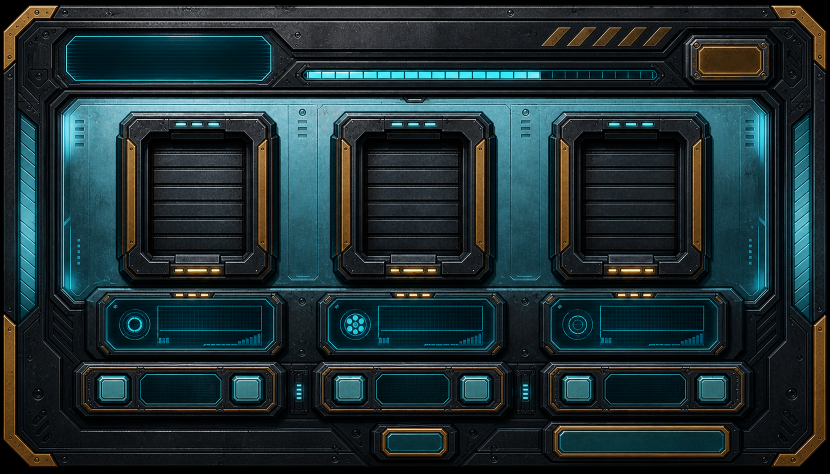
#> input picture src/assets/gui/gate-balance/image2-sources/gate_balance_overlay_image2_source_v2_original.png, 1659 x 948 px (shown at 1/2 size)
$ python compose-gate-balance-image2-gui-v3.py
#> lines starting #> are read from the running program, lines starting #| are printed output that depends on the picture; after the words box and inside, x2 and y2 are one past the last pixel; in counts of white or black regions, pixels touching at a corner belong together
#!/usr/bin/env python3
"""Compose gate-balance GUI v3 from transparent Image2 parts.

V2 used the complete Image2 picture as a poster-like background, then overlaid
live React state. That made numeric controls drift visually. V3 cuts the source
into transparent functional parts and records the exact local slots for live
labels, numbers, and buttons.
"""

from __future__ import annotations

import json
from pathlib import Path

from PIL import Image, ImageDraw


ROOT = Path(__file__).resolve().parents[2]
GUI_DIR = ROOT / "src/assets/gui/gate-balance"
SRC_DIR = GUI_DIR / "image2-sources"
REPORT_DIR = ROOT / "src/assets/manifests/reports"

SOURCE = SRC_DIR / "gate_balance_overlay_image2_source_v2_original.png"
FRAME = GUI_DIR / "gate_balance_overlay_frame_image2_v3.png"
PARTS = GUI_DIR / "gate_balance_overlay_parts_image2_v3.png"
REGIONS = GUI_DIR / "gate_balance_overlay_parts_image2_v3.regions.json"
LAYOUT = GUI_DIR / "gate_balance_overlay_layout_v3.json"
CONTACT = REPORT_DIR / "gate_balance_gui_image2_contact_sheet_v3.png"
CLIPS_DIR = GUI_DIR / "clips-v3"

CANVAS = [1792, 1024]

RECTS = {
    "gateLeft": [225, 220, 340, 360],
    "gateMid": [655, 220, 350, 360],
    "gateRight": [1088, 220, 350, 360],
    "gaugeSeal": [192, 590, 390, 125],
    "gaugeTrack": [635, 590, 390, 125],
    "gaugeTemp": [1078, 590, 390, 125],
    "controlLeft": [158, 720, 410, 120],
    "controlMid": [638, 720, 410, 120],
    "controlRight": [1082, 720, 410, 120],
    "resetButton": [765, 850, 135, 72],
    "lockButton": [1090, 850, 430, 72],
    "closeButton": [1372, 80, 170, 86],
    "syncBar": [608, 138, 820, 42],
}

GATE_SLOTS = {
    "gateLeftLabel": [286, 242, 112, 28],
    "gateLeftFill": [304, 314, 152, 118],
    "gateLeftHint": [328, 448, 104, 30],
    "gateMidLabel": [724, 242, 112, 28],
    "gateMidFill": [742, 314, 152, 118],
    "gateMidHint": [766, 448, 104, 30],
    "gateRightLabel": [1157, 242, 112, 28],
    "gateRightFill": [1175, 314, 152, 118],
    "gateRightHint": [1199, 448, 104, 30],
}

GAUGE_SLOTS = {
    "gaugeSealLabel": [222, 592, 120, 28],
    "gaugeSealBadge": [480, 592, 112, 28],
    "gaugeSealBar": [330, 632, 238, 18],
    "gaugeSealValue": [330, 654, 238, 24],
    "gaugeTrackLabel": [706, 592, 120, 28],
    "gaugeTrackBadge": [964, 592, 112, 28],
    "gaugeTrackBar": [814, 632, 238, 18],
    "gaugeTrackValue": [814, 654, 238, 24],
    "gaugeTempLabel": [1188, 592, 120, 28],
    "gaugeTempBadge": [1446, 592, 112, 28],
    "gaugeTempBar": [1296, 632, 238, 18],
    "gaugeTempValue": [1296, 654, 238, 24],
}

CONTROL_SLOTS = {
    "controlLeftMinus": [190, 756, 60, 60],
    "controlLeftLabel": [282, 760, 184, 20],
    "controlLeftValue": [282, 782, 184, 34],
    "controlLeftPlus": [476, 756, 60, 60],
    "controlMidMinus": [670, 756, 60, 60],
    "controlMidLabel": [762, 760, 184, 20],
    "controlMidValue": [762, 782, 184, 34],
    "controlMidPlus": [956, 756, 60, 60],
    "controlRightMinus": [1114, 756, 60, 60],
    "controlRightLabel": [1206, 760, 184, 20],
    "controlRightValue": [1206, 782, 184, 34],
    "controlRightPlus": [1400, 756, 60, 60],
}


def crop(image: Image.Image, rect: list[int]) -> Image.Image:
    x, y, w, h = rect
    return image.crop((x, y, x + w, y + h))


def rounded_mask(size: tuple[int, int], radius: int) -> Image.Image:
    mask = Image.new("L", size, 0)
    ImageDraw.Draw(mask).rounded_rectangle((0, 0, size[0] - 1, size[1] - 1), radius=radius, fill=255)
    return mask


def chamfer_mask(size: tuple[int, int], chamfer: int) -> Image.Image:
    w, h = size
    c = min(chamfer, w // 3, h // 3)
    mask = Image.new("L", size, 0)
    ImageDraw.Draw(mask).polygon(
        [(c, 0), (w - c, 0), (w, c), (w, h - c), (w - c, h), (c, h), (0, h - c), (0, c)],
        fill=255,
    )
    return mask


def part_mask(size: tuple[int, int], kind: str, amount: int) -> Image.Image:
    if kind == "chamfer":
        return chamfer_mask(size, amount)
    return rounded_mask(size, amount)


PART_DEFS = [
    ("gate_left_idle", "gateLeft", (0, 0), "chamfer", 34),
    ("gate_mid_idle", "gateMid", (370, 0), "chamfer", 34),
    ("gate_right_idle", "gateRight", (750, 0), "chamfer", 34),
    ("gauge_seal", "gaugeSeal", (0, 390), "chamfer", 24),
    ("gauge_track", "gaugeTrack", (420, 390), "chamfer", 24),
    ("gauge_temp", "gaugeTemp", (840, 390), "chamfer", 24),
    ("control_left", "controlLeft", (0, 545), "chamfer", 22),
    ("control_mid", "controlMid", (440, 545), "chamfer", 22),
    ("control_right", "controlRight", (880, 545), "chamfer", 22),
    ("reset_plate", "resetButton", (0, 700), "chamfer", 18),
    ("lock_plate", "lockButton", (160, 700), "chamfer", 18),
    ("close_plate", "closeButton", (620, 700), "chamfer", 18),
    ("progress_track", "syncBar", (820, 700), "rounded", 22),
]


def transparent_part(image: Image.Image, rect: list[int], kind: str, amount: int) -> Image.Image:
    part = crop(image, rect).convert("RGBA")
    part.putalpha(part_mask(part.size, kind, amount))
    return part


def erase_frame_part(frame: Image.Image, rect: list[int], kind: str, amount: int) -> None:
    x, y, w, h = rect
    alpha = frame.getchannel("A")
    alpha.paste(0, (x, y, x + w, y + h), part_mask((w, h), kind, amount))
    frame.putalpha(alpha)


def make_frame(source: Image.Image) -> None:
    frame = source.copy().convert("RGBA")
    for _, rect_key, _, kind, amount in PART_DEFS:
        erase_frame_part(frame, RECTS[rect_key], kind, amount)
    FRAME.parent.mkdir(parents=True, exist_ok=True)
    frame.save(FRAME)


def make_parts(source: Image.Image) -> dict[str, list[int]]:
    atlas = Image.new("RGBA", (2048, 1024), (0, 0, 0, 0))
    regions: dict[str, list[int]] = {}
    clips: dict[str, str] = {}

    def put(name: str, xy: tuple[int, int], part: Image.Image) -> None:
        atlas.alpha_composite(part, xy)
        regions[name] = [xy[0], xy[1], part.width, part.height]
        clip_path = CLIPS_DIR / f"{name}.png"
        part.save(clip_path)
        clips[name] = str(clip_path.relative_to(ROOT))

    CLIPS_DIR.mkdir(parents=True, exist_ok=True)
    for name, rect_key, xy, kind, amount in PART_DEFS:
        put(name, xy, transparent_part(source, RECTS[rect_key], kind, amount))

    atlas.save(PARTS)
    (CLIPS_DIR / "clips.json").write_text(json.dumps(clips, ensure_ascii=False, indent=2) + "\n", encoding="utf-8")
    return regions


def write_layout() -> None:
    layout = {
        "schemaVersion": "hp.gateBalance.image2Layout.v3",
        "composition": "transparent-parts",
        "canvas": CANVAS,
        "sourceImage": str(SOURCE.relative_to(ROOT)),
        "background": str(FRAME.relative_to(ROOT)),
        "parts": str(PARTS.relative_to(ROOT)),
        "regionsFile": str(REGIONS.relative_to(ROOT)),
        "clipsDir": str(CLIPS_DIR.relative_to(ROOT)),
        "regions": {
            "titleBlock": [140, 78, 460, 92],
            "closeButton": RECTS["closeButton"],
            "guidance": [140, 180, 620, 30],
            "syncLabel": [650, 118, 105, 26],
            "syncBar": RECTS["syncBar"],
            "syncCount": [1438, 149, 92, 42],
            "stage": [118, 198, 1556, 500],
            "gateLeft": RECTS["gateLeft"],
            "gateMid": RECTS["gateMid"],
            "gateRight": RECTS["gateRight"],
            "stageCaption": [560, 548, 670, 24],
            "gaugeSeal": RECTS["gaugeSeal"],
            "gaugeTrack": RECTS["gaugeTrack"],
            "gaugeTemp": RECTS["gaugeTemp"],
            "controlLeft": RECTS["controlLeft"],
            "controlMid": RECTS["controlMid"],
            "controlRight": RECTS["controlRight"],
            **GATE_SLOTS,
            **GAUGE_SLOTS,
            **CONTROL_SLOTS,
            "statusText": [198, 872, 480, 34],
            "resetButton": RECTS["resetButton"],
            "lockButton": RECTS["lockButton"],
            "timer": [1542, 172, 90, 34],
            "error": [650, 196, 680, 30],
        },
        "runtimeMustNotBake": [
            "localized title and instructions",
            "gate labels",
            "gate numeric positions",
            "gauge values and target deltas",
            "timer",
            "success/failure state",
            "button text and accessibility labels",
        ],
    }
    LAYOUT.write_text(json.dumps(layout, ensure_ascii=False, indent=2) + "\n", encoding="utf-8")


def write_regions(regions: dict[str, list[int]]) -> None:
    payload = {
        "schemaVersion": "hp.image2.gui.regions.v3",
        "atlasSize": [2048, 1024],
        "backgroundSize": CANVAS,
        "source": str(SOURCE.relative_to(ROOT)),
        "background": str(FRAME.relative_to(ROOT)),
        "parts": str(PARTS.relative_to(ROOT)),
        "clipsDir": str(CLIPS_DIR.relative_to(ROOT)),
        "regions": regions,
        "notes": "Frame has alpha cutouts. Clips-v3 contains individual transparent Image2 GUI pieces; atlas packs those clips for runtime.",
    }
    REGIONS.write_text(json.dumps(payload, ensure_ascii=False, indent=2) + "\n", encoding="utf-8")


def checkerboard(size: tuple[int, int], cell: int = 24) -> Image.Image:
    image = Image.new("RGBA", size, (34, 39, 43, 255))
    draw = ImageDraw.Draw(image, "RGBA")
    for y in range(0, size[1], cell):
        for x in range(0, size[0], cell):
            if (x // cell + y // cell) % 2 == 0:
                draw.rectangle((x, y, x + cell, y + cell), fill=(78, 86, 92, 255))
    return image


def write_contact(source: Image.Image) -> None:
    sheet = Image.new("RGBA", (1792, 1900), (4, 8, 10, 255))
    draw = ImageDraw.Draw(sheet, "RGBA")
    frame = Image.open(FRAME).convert("RGBA")
    parts = Image.open(PARTS).convert("RGBA")
    frame_check = checkerboard(tuple(CANVAS))
    frame_check.alpha_composite(frame)
    sheet.alpha_composite(source.resize((896, 512), Image.Resampling.LANCZOS), (24, 24))
    sheet.alpha_composite(frame_check.resize((896, 512), Image.Resampling.LANCZOS), (24, 570))
    sheet.alpha_composite(parts.resize((1024, 512), Image.Resampling.LANCZOS), (744, 570))
    preview = frame.copy()
    pdraw = ImageDraw.Draw(preview, "RGBA")
    for _, rect_key, _, kind, amount in PART_DEFS:
        rect = RECTS[rect_key]
        preview.alpha_composite(transparent_part(source, rect, kind, amount), (rect[0], rect[1]))
    for name, rect in {**RECTS, **GATE_SLOTS, **GAUGE_SLOTS, **CONTROL_SLOTS}.items():
        x, y, w, h = rect
        pdraw.rectangle((x, y, x + w, y + h), outline=(99, 255, 212, 190), width=3)
        if name in GATE_SLOTS or name in GAUGE_SLOTS or name in CONTROL_SLOTS:
            pdraw.text((x + 4, y + 4), name, fill=(255, 210, 90, 255))
    sheet.alpha_composite(preview.resize((1344, 768), Image.Resampling.LANCZOS), (24, 1120))
    draw.text((24, 542), "source Image2", fill=(202, 252, 255, 255))
    draw.text((24, 1088), "frame with functional modules removed", fill=(202, 252, 255, 255))
    draw.text((744, 1088), "transparent parts atlas", fill=(202, 252, 255, 255))
    sheet.crop((0, 0, 1792, 1900)).save(CONTACT)


def main() -> None:
    REPORT_DIR.mkdir(parents=True, exist_ok=True)
    source = Image.open(SOURCE).convert("RGBA")
    if list(source.size) != CANVAS:
        source = source.resize(tuple(CANVAS), Image.Resampling.LANCZOS)
#> source: PIL image 1792x1024 RGBA
    make_frame(source)
#> the loop in make_frame, `for _, rect_key, _, kind, amount in PART_DEFS:` made 13 passes
#> pass 2, in erase_frame_part (call 2), `alpha = frame.getchannel("A")`:
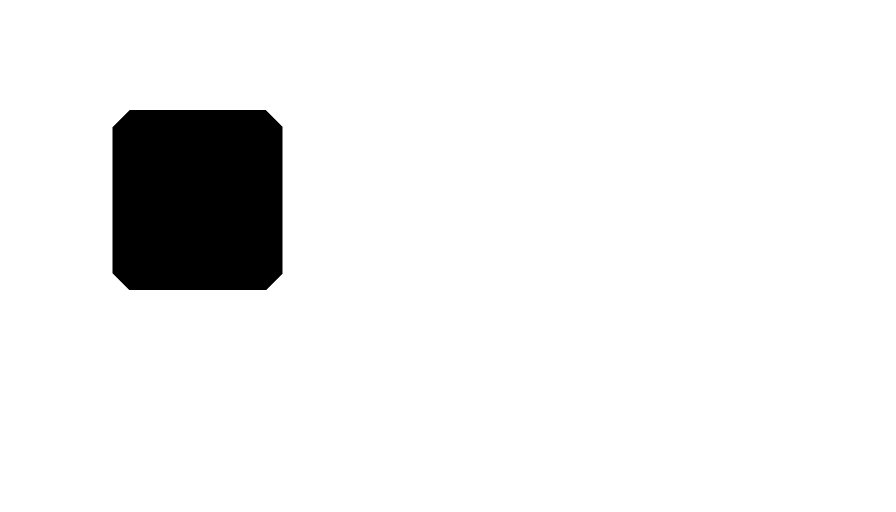
#> alpha: PIL image 1792x1024 L (shown at 1/2 size); 93.5% white; 1 black region, box (x1, y1, x2, y2) and area: (225, 220, 565, 580) 120155
#> after the loop in make_frame, `for _, rect_key, _, kind, amount in PART_DEFS:`:
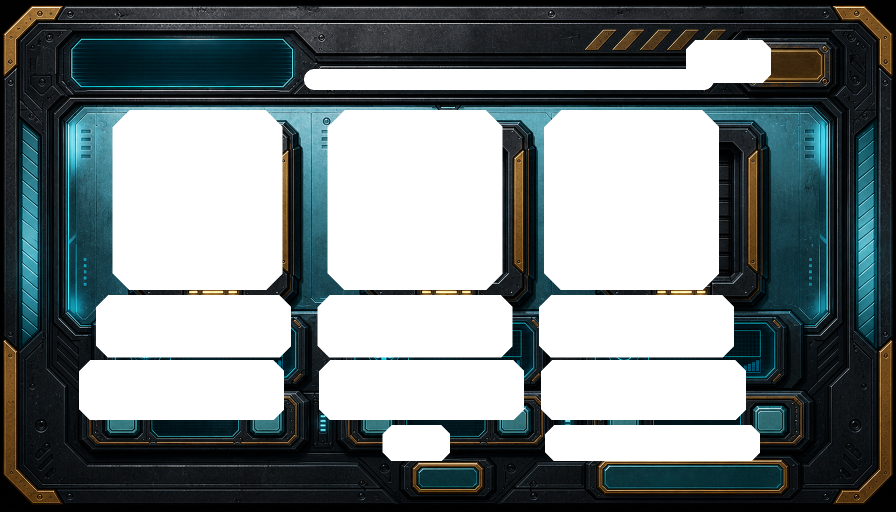
#> frame: PIL image 1792x1024 RGBA (shown at 1/2 size); mean R, G, B, A 29.9, 46, 48.9, 151.9; transparent parts drawn white
    regions = make_parts(source)
#> in make_parts, `atlas = Image.new("RGBA", (2048, 1024), (0, 0, 0, 0))`: atlas: PIL image 2048x1024 RGBA; every value is 0
#> the loop in make_parts, `for name, rect_key, xy, kind, amount in PART_DEFS:` made 13 passes
#> pass 1, in put, `part.save(clip_path)`:
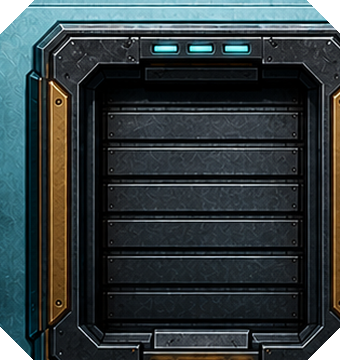
#> saved as gate_left_idle.png: PIL image 340x360 RGBA; mean R, G, B, A 47.5, 58.1, 60.2, 250.3; transparent parts drawn white
#> in make_parts, `atlas.save(PARTS)`:
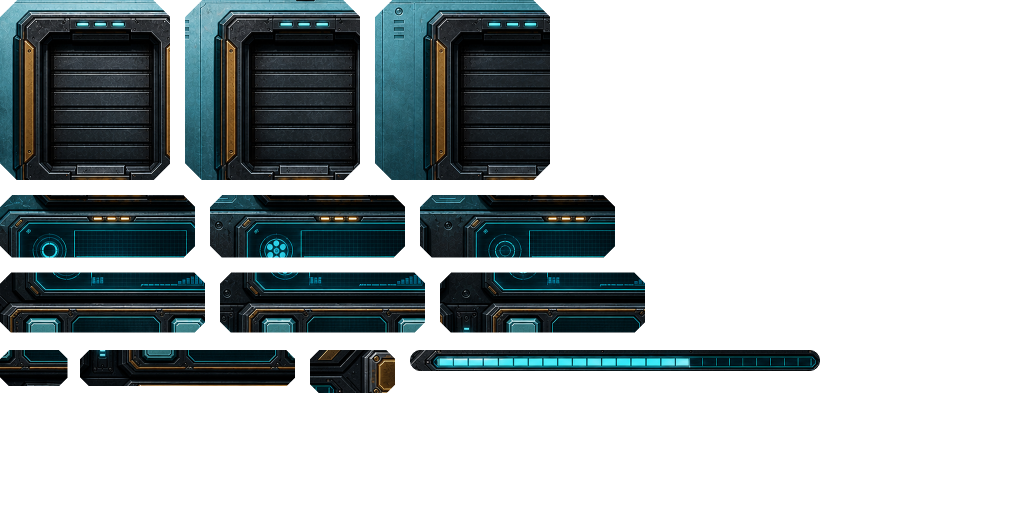
#> saved as gate_balance_overlay_parts_image2_v3.png: PIL image 2048x1024 RGBA (shown at 1/2 size); mean R, G, B, A 11.2, 18, 19.4, 90.3; transparent parts drawn white
#> regions = 13 items
    write_regions(regions)
    write_layout()
    write_contact(source)
#> in checkerboard, `image = Image.new("RGBA", size, (34, 39, 43, 255))`:
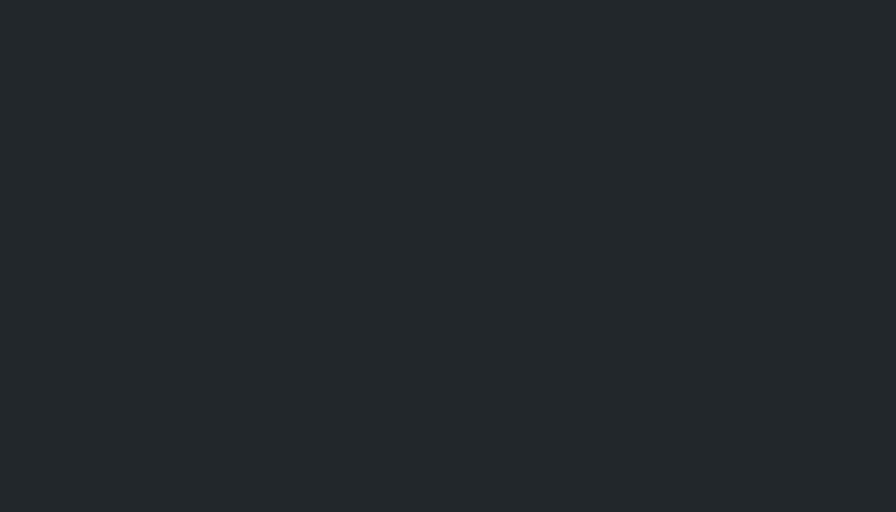
#> image: PIL image 1792x1024 RGBA (shown at 1/2 size); mean R, G, B, A 34, 39, 43, 255
#> in write_contact, `sheet.alpha_composite(preview.resize((1344, 768), Image.Resampling.LAN..`:
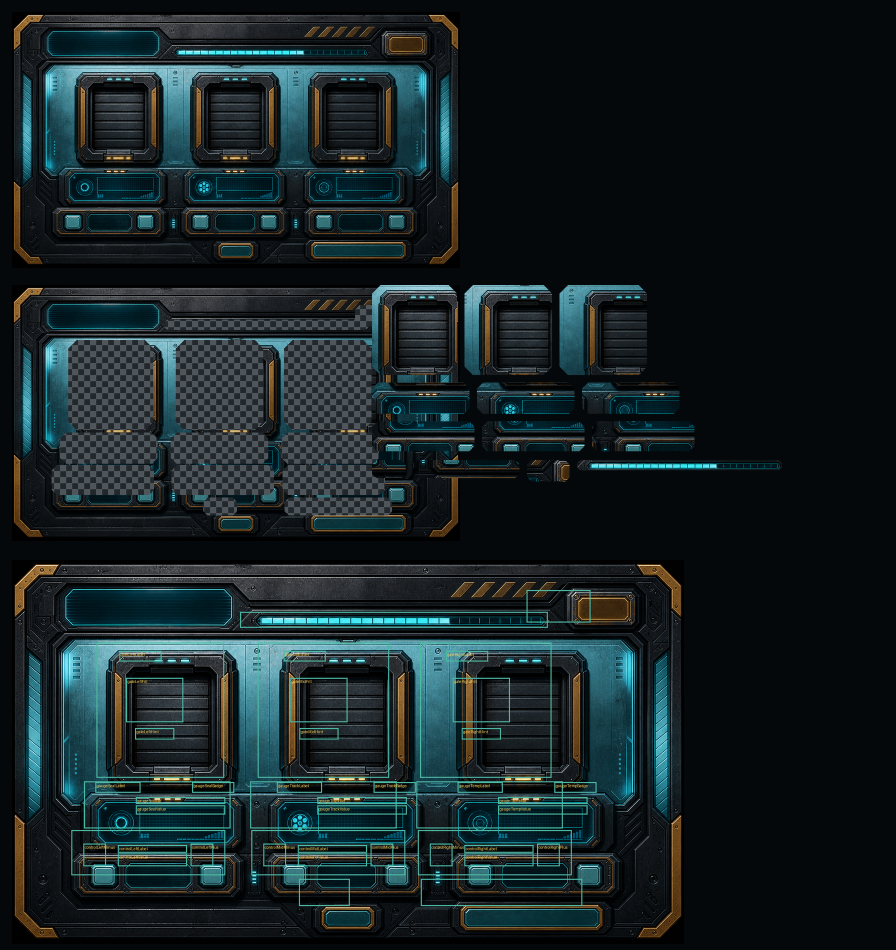
#> sheet: PIL image 1792x1900 RGBA (shown at 1/2 size); mean R, G, B, A 22.2, 34.1, 36.3, 255
#> in write_contact, `sheet.alpha_composite(preview.resize((1344, 768), Image.Resampling.LAN..`:
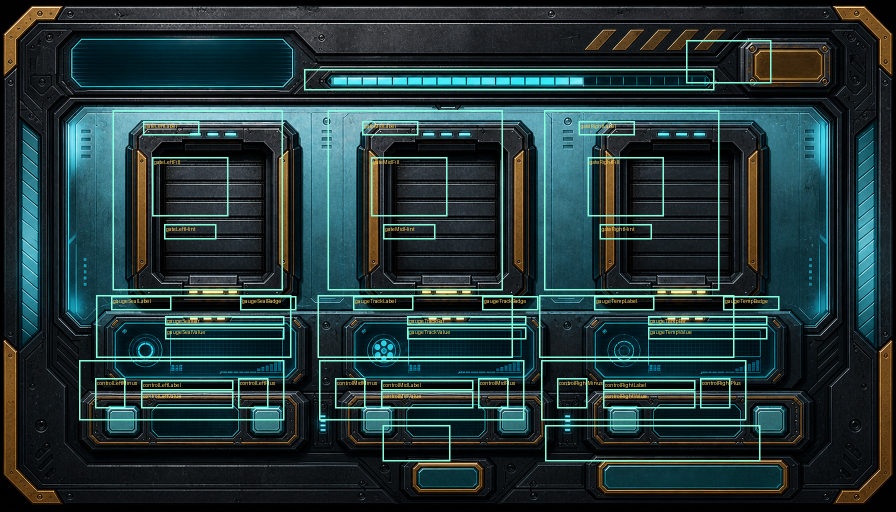
#> preview: PIL image 1792x1024 RGBA (shown at 1/2 size); mean R, G, B, A 33.5, 55.2, 55.7, 252.3; transparent parts drawn white
    print(json.dumps({
        "background": str(FRAME.relative_to(ROOT)),
        "parts": str(PARTS.relative_to(ROOT)),
        "layout": str(LAYOUT.relative_to(ROOT)),
        "regions": len(regions),
    }, ensure_ascii=False, indent=2))
#| {
#|   "background": "src/assets/gui/gate-balance/gate_balance_overlay_frame_image2_v3.png",
#|   "parts": "src/assets/gui/gate-balance/gate_balance_overlay_parts_image2_v3.png",
#|   "layout": "src/assets/gui/gate-balance/gate_balance_overlay_layout_v3.json",
#|   "regions": 13
#| }


if __name__ == "__main__":
    main()

$ run again, with src/assets/gui/gate-balance/image2-sources/gate_balance_overlay_source_v1.png copied over src/assets/gui/gate-balance/image2-sources/gate_balance_overlay_image2_source_v2_original.png
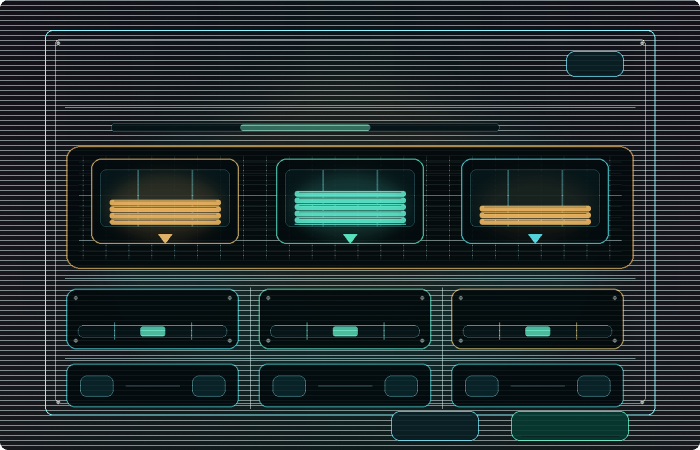
#> input picture src/assets/gui/gate-balance/image2-sources/gate_balance_overlay_source_v1.png, 1400 x 900 px (shown at 1/2 size)
#> in main, source is the input picture: PIL image 1400x900 RGBA; mean R, G, B, A 21.8, 40.1, 40.8, 234.8
#> source: PIL image 1792x1024 RGBA
#> atlas: PIL image 2048x1024 RGBA; every value is 0
#> in make_parts, `atlas.save(PARTS)`:
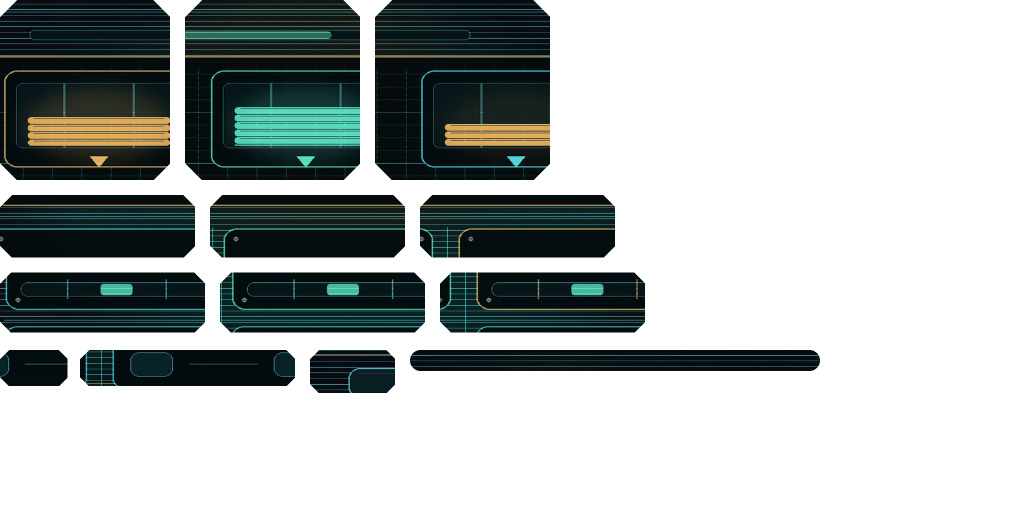
#> saved as gate_balance_overlay_parts_image2_v3.png: PIL image 2048x1024 RGBA (shown at 1/2 size); mean R, G, B, A 8.6, 14.4, 13.4, 90.3; transparent parts drawn white
#> regions = 13 items
#> in write_contact, `sheet.alpha_composite(preview.resize((1344, 768), Image.Resampling.LAN..`:
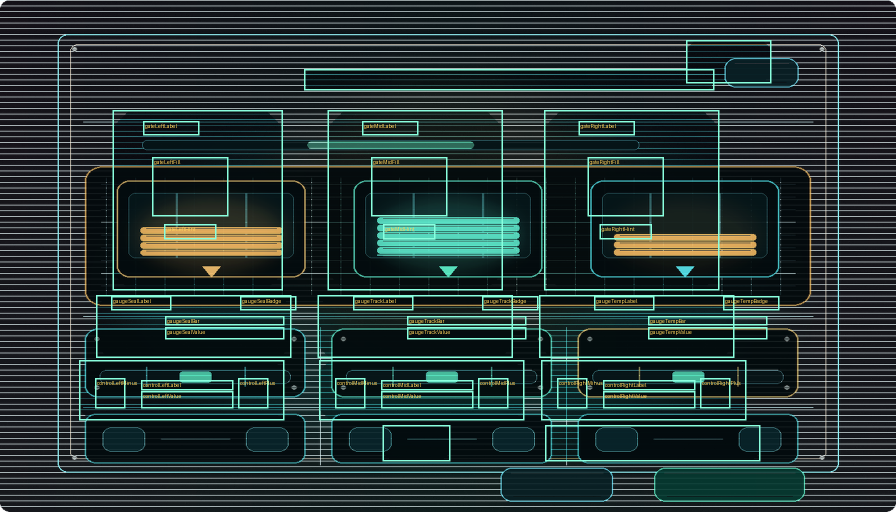
#> preview: PIL image 1792x1024 RGBA (shown at 1/2 size); mean R, G, B, A 24, 44.6, 42.9, 236.5; transparent parts drawn white
#| {
#|   "background": "src/assets/gui/gate-balance/gate_balance_overlay_frame_image2_v3.png",
#|   "parts": "src/assets/gui/gate-balance/gate_balance_overlay_parts_image2_v3.png",
#|   "layout": "src/assets/gui/gate-balance/gate_balance_overlay_layout_v3.json",
#|   "regions": 13
#| }
